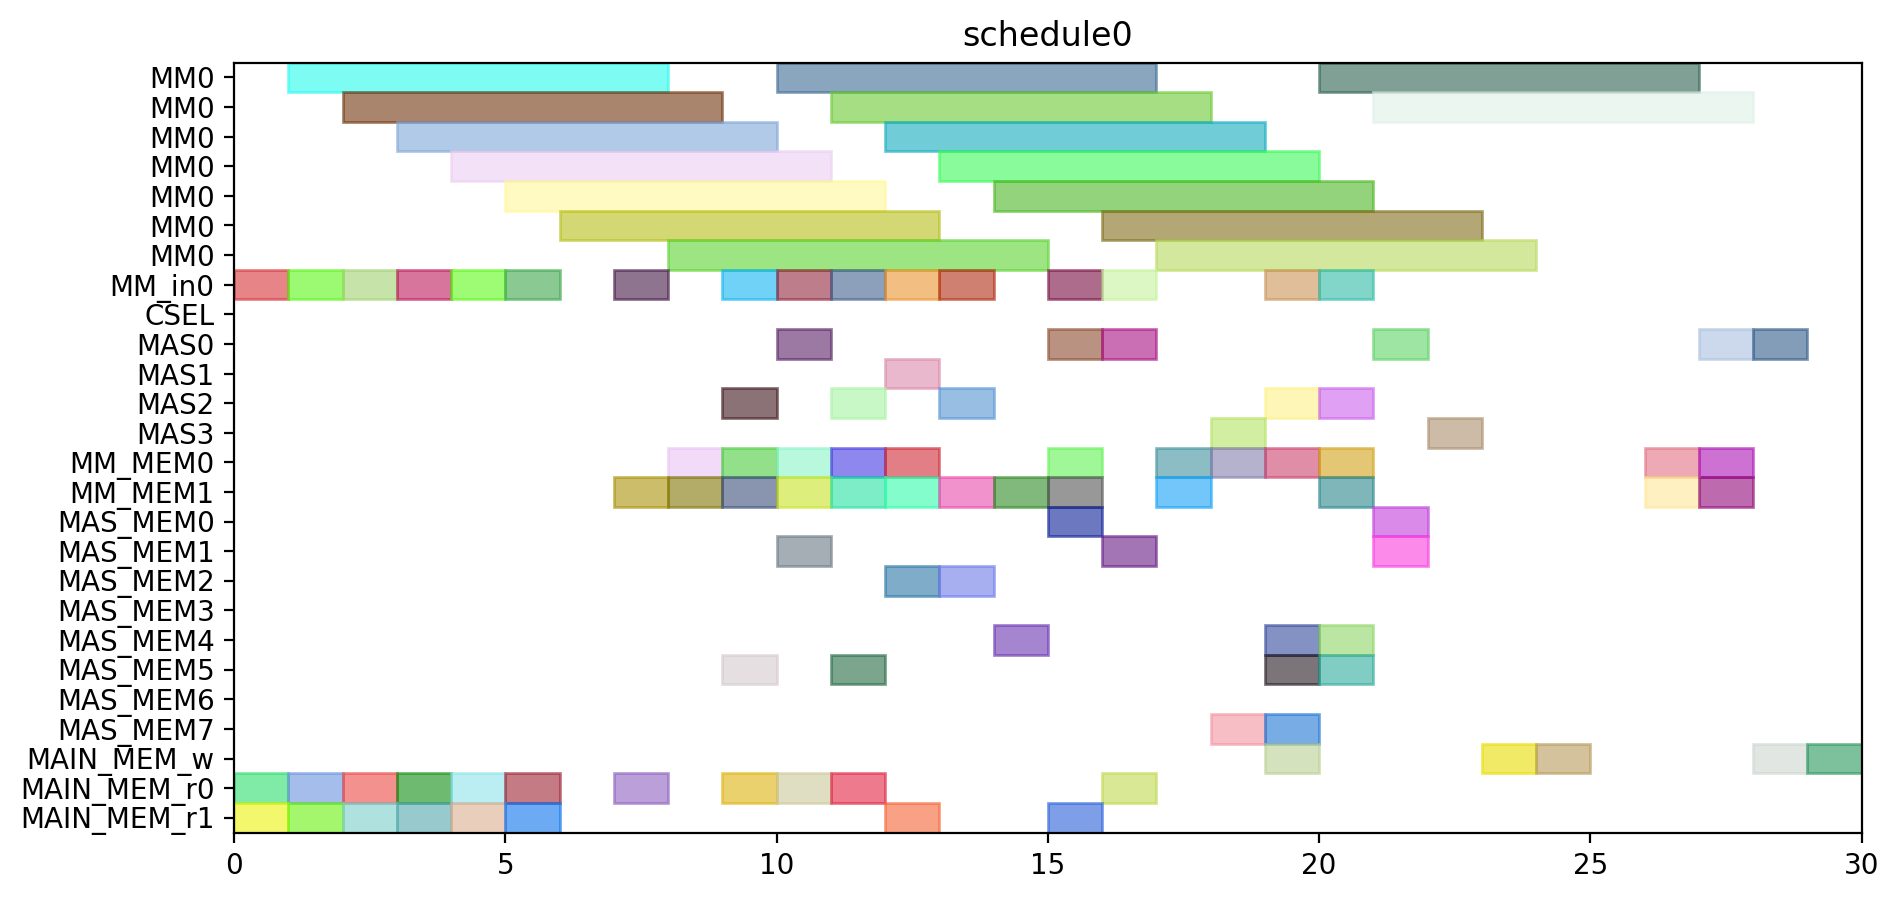

This figure's Python source:
from pyschedule import Scenario, solvers, plotters, alt


def solve():
	horizon = 120
	S = Scenario("schedule0", horizon=horizon)

	# resource
	MM = S.Resources('MM', num=1, size=7)
	MM_in = S.Resources('MM_in', num=1)
	CSEL = S.Resource('CSEL')
	MAS = S.Resources('MAS', num=4, size=1, periods=range(1, horizon))
	MM_MEM = S.Resources('MM_MEM', num=2)
	MAS_MEM = S.Resources('MAS_MEM', num=8)
	MAIN_MEM_w = S.Resource('MAIN_MEM_w', size=1)
	MAIN_MEM_r = S.Resources('MAIN_MEM_r', num=2)

	# result of previous scheduling

	# new tasks
	t0 = S.Task('t0', length=7, delay_cost=1)
	t0 += alt(MM)
	t0_in = S.Task('t0_in', length=1, delay_cost=1)
	t0_in += alt(MM_in)
	S += t0_in*MM_in[0]<=t0*MM[0]
	t0_mem0 = S.Task('t0_mem0', length=1, delay_cost=1)
	t0_mem0 += MAIN_MEM_r[0]
	S += t0_mem0 <= t0

	t0_mem1 = S.Task('t0_mem1', length=1, delay_cost=1)
	t0_mem1 += MAIN_MEM_r[1]
	S += t0_mem1 <= t0

	t1 = S.Task('t1', length=7, delay_cost=1)
	t1 += alt(MM)
	t1_in = S.Task('t1_in', length=1, delay_cost=1)
	t1_in += alt(MM_in)
	S += t1_in*MM_in[0]<=t1*MM[0]
	t1_mem0 = S.Task('t1_mem0', length=1, delay_cost=1)
	t1_mem0 += MAIN_MEM_r[0]
	S += t1_mem0 <= t1

	t1_mem1 = S.Task('t1_mem1', length=1, delay_cost=1)
	t1_mem1 += MAIN_MEM_r[1]
	S += t1_mem1 <= t1

	t2 = S.Task('t2', length=7, delay_cost=1)
	t2 += alt(MM)
	t2_in = S.Task('t2_in', length=1, delay_cost=1)
	t2_in += alt(MM_in)
	S += t2_in*MM_in[0]<=t2*MM[0]
	t2_mem0 = S.Task('t2_mem0', length=1, delay_cost=1)
	t2_mem0 += MAIN_MEM_r[0]
	S += t2_mem0 <= t2

	t2_mem1 = S.Task('t2_mem1', length=1, delay_cost=1)
	t2_mem1 += MAIN_MEM_r[1]
	S += t2_mem1 <= t2

	t3 = S.Task('t3', length=7, delay_cost=1)
	t3 += alt(MM)
	t3_in = S.Task('t3_in', length=1, delay_cost=1)
	t3_in += alt(MM_in)
	S += t3_in*MM_in[0]<=t3*MM[0]
	t3_mem0 = S.Task('t3_mem0', length=1, delay_cost=1)
	t3_mem0 += MAIN_MEM_r[0]
	S += t3_mem0 <= t3

	t3_mem1 = S.Task('t3_mem1', length=1, delay_cost=1)
	t3_mem1 += MAIN_MEM_r[1]
	S += t3_mem1 <= t3

	t5 = S.Task('t5', length=7, delay_cost=1)
	t5 += alt(MM)
	t5_in = S.Task('t5_in', length=1, delay_cost=1)
	t5_in += alt(MM_in)
	S += t5_in*MM_in[0]<=t5*MM[0]
	t5_mem0 = S.Task('t5_mem0', length=1, delay_cost=1)
	t5_mem0 += MAIN_MEM_r[0]
	S += t5_mem0 <= t5

	t5_mem1 = S.Task('t5_mem1', length=1, delay_cost=1)
	t5_mem1 += MAIN_MEM_r[1]
	S += t5_mem1 <= t5

	t23 = S.Task('t23', length=7, delay_cost=1)
	t23 += alt(MM)
	t23_in = S.Task('t23_in', length=1, delay_cost=1)
	t23_in += alt(MM_in)
	S += t23_in*MM_in[0]<=t23*MM[0]
	t23_mem0 = S.Task('t23_mem0', length=1, delay_cost=1)
	t23_mem0 += MAIN_MEM_r[0]
	S += t23_mem0 <= t23

	t23_mem1 = S.Task('t23_mem1', length=1, delay_cost=1)
	t23_mem1 += MAIN_MEM_r[1]
	S += t23_mem1 <= t23

	t4 = S.Task('t4', length=1, delay_cost=1)
	t4 += alt(MAS)
	t4_mem0 = S.Task('t4_mem0', length=1, delay_cost=1)
	t4_mem0 += alt(MM_MEM)
	S += (t3*MM[0])-1 < t4_mem0*MM_MEM[0]
	S += t4_mem0 <= t4

	t4_mem1 = S.Task('t4_mem1', length=1, delay_cost=1)
	t4_mem1 += alt(MM_MEM)
	S += (t3*MM[0])-1 < t4_mem1*MM_MEM[1]
	S += t4_mem1 <= t4

	t6 = S.Task('t6', length=1, delay_cost=1)
	t6 += alt(MAS)
	t6_mem0 = S.Task('t6_mem0', length=1, delay_cost=1)
	t6_mem0 += alt(MM_MEM)
	S += (t5*MM[0])-1 < t6_mem0*MM_MEM[0]
	S += t6_mem0 <= t6

	t6_mem1 = S.Task('t6_mem1', length=1, delay_cost=1)
	t6_mem1 += alt(MM_MEM)
	S += (t5*MM[0])-1 < t6_mem1*MM_MEM[1]
	S += t6_mem1 <= t6

	t8 = S.Task('t8', length=7, delay_cost=1)
	t8 += alt(MM)
	t8_in = S.Task('t8_in', length=1, delay_cost=1)
	t8_in += alt(MM_in)
	S += t8_in*MM_in[0]<=t8*MM[0]
	t8_mem0 = S.Task('t8_mem0', length=1, delay_cost=1)
	t8_mem0 += MAIN_MEM_r[0]
	S += t8_mem0 <= t8

	t8_mem1 = S.Task('t8_mem1', length=1, delay_cost=1)
	t8_mem1 += alt(MM_MEM)
	S += (t2*MM[0])-1 < t8_mem1*MM_MEM[1]
	S += t8_mem1 <= t8

	t15 = S.Task('t15', length=7, delay_cost=1)
	t15 += alt(MM)
	t15_in = S.Task('t15_in', length=1, delay_cost=1)
	t15_in += alt(MM_in)
	S += t15_in*MM_in[0]<=t15*MM[0]
	t15_mem0 = S.Task('t15_mem0', length=1, delay_cost=1)
	t15_mem0 += MAIN_MEM_r[0]
	S += t15_mem0 <= t15

	t15_mem1 = S.Task('t15_mem1', length=1, delay_cost=1)
	t15_mem1 += alt(MM_MEM)
	S += (t2*MM[0])-1 < t15_mem1*MM_MEM[1]
	S += t15_mem1 <= t15

	t19 = S.Task('t19', length=1, delay_cost=1)
	t19 += alt(MAS)
	t19_mem0 = S.Task('t19_mem0', length=1, delay_cost=1)
	t19_mem0 += alt(MM_MEM)
	S += (t0*MM[0])-1 < t19_mem0*MM_MEM[0]
	S += t19_mem0 <= t19

	t19_mem1 = S.Task('t19_mem1', length=1, delay_cost=1)
	t19_mem1 += alt(MM_MEM)
	S += (t0*MM[0])-1 < t19_mem1*MM_MEM[1]
	S += t19_mem1 <= t19

	t24 = S.Task('t24', length=1, delay_cost=1)
	t24 += alt(MAS)
	t24_mem0 = S.Task('t24_mem0', length=1, delay_cost=1)
	t24_mem0 += alt(MM_MEM)
	S += (t23*MM[0])-1 < t24_mem0*MM_MEM[0]
	S += t24_mem0 <= t24

	t24_mem1 = S.Task('t24_mem1', length=1, delay_cost=1)
	t24_mem1 += alt(MM_MEM)
	S += (t23*MM[0])-1 < t24_mem1*MM_MEM[1]
	S += t24_mem1 <= t24

	t7 = S.Task('t7', length=7, delay_cost=1)
	t7 += alt(MM)
	t7_in = S.Task('t7_in', length=1, delay_cost=1)
	t7_in += alt(MM_in)
	S += t7_in*MM_in[0]<=t7*MM[0]
	t7_mem0 = S.Task('t7_mem0', length=1, delay_cost=1)
	t7_mem0 += MAIN_MEM_r[0]
	S += t7_mem0 <= t7

	t7_mem1 = S.Task('t7_mem1', length=1, delay_cost=1)
	t7_mem1 += alt(MAS_MEM)
	S += (t6*MAS[0])-1 < t7_mem1*MAS_MEM[1]
	S += (t6*MAS[1])-1 < t7_mem1*MAS_MEM[3]
	S += (t6*MAS[2])-1 < t7_mem1*MAS_MEM[5]
	S += (t6*MAS[3])-1 < t7_mem1*MAS_MEM[7]
	S += t7_mem1 <= t7

	t14 = S.Task('t14', length=7, delay_cost=1)
	t14 += alt(MM)
	t14_in = S.Task('t14_in', length=1, delay_cost=1)
	t14_in += alt(MM_in)
	S += t14_in*MM_in[0]<=t14*MM[0]
	S += 0<t14

	t14_w = S.Task('t14_w', length=1, delay_cost=1)
	t14_w += alt(MAIN_MEM_w)
	S += t14 <= t14_w

	t14_mem0 = S.Task('t14_mem0', length=1, delay_cost=1)
	t14_mem0 += MAIN_MEM_r[0]
	S += t14_mem0 <= t14

	t14_mem1 = S.Task('t14_mem1', length=1, delay_cost=1)
	t14_mem1 += alt(MAS_MEM)
	S += (t6*MAS[0])-1 < t14_mem1*MAS_MEM[1]
	S += (t6*MAS[1])-1 < t14_mem1*MAS_MEM[3]
	S += (t6*MAS[2])-1 < t14_mem1*MAS_MEM[5]
	S += (t6*MAS[3])-1 < t14_mem1*MAS_MEM[7]
	S += t14_mem1 <= t14

	t16 = S.Task('t16', length=1, delay_cost=1)
	t16 += alt(MAS)
	t16_mem0 = S.Task('t16_mem0', length=1, delay_cost=1)
	t16_mem0 += alt(MM_MEM)
	S += (t0*MM[0])-1 < t16_mem0*MM_MEM[0]
	S += t16_mem0 <= t16

	t16_mem1 = S.Task('t16_mem1', length=1, delay_cost=1)
	t16_mem1 += alt(MM_MEM)
	S += (t15*MM[0])-1 < t16_mem1*MM_MEM[1]
	S += t16_mem1 <= t16

	t20 = S.Task('t20', length=1, delay_cost=1)
	t20 += alt(MAS)
	t20_mem0 = S.Task('t20_mem0', length=1, delay_cost=1)
	t20_mem0 += alt(MM_MEM)
	S += (t0*MM[0])-1 < t20_mem0*MM_MEM[0]
	S += t20_mem0 <= t20

	t20_mem1 = S.Task('t20_mem1', length=1, delay_cost=1)
	t20_mem1 += alt(MAS_MEM)
	S += (t19*MAS[0])-1 < t20_mem1*MAS_MEM[1]
	S += (t19*MAS[1])-1 < t20_mem1*MAS_MEM[3]
	S += (t19*MAS[2])-1 < t20_mem1*MAS_MEM[5]
	S += (t19*MAS[3])-1 < t20_mem1*MAS_MEM[7]
	S += t20_mem1 <= t20

	t25 = S.Task('t25', length=7, delay_cost=1)
	t25 += alt(MM)
	t25_in = S.Task('t25_in', length=1, delay_cost=1)
	t25_in += alt(MM_in)
	S += t25_in*MM_in[0]<=t25*MM[0]
	t25_mem0 = S.Task('t25_mem0', length=1, delay_cost=1)
	t25_mem0 += alt(MAS_MEM)
	S += (t24*MAS[0])-1 < t25_mem0*MAS_MEM[0]
	S += (t24*MAS[1])-1 < t25_mem0*MAS_MEM[2]
	S += (t24*MAS[2])-1 < t25_mem0*MAS_MEM[4]
	S += (t24*MAS[3])-1 < t25_mem0*MAS_MEM[6]
	S += t25_mem0 <= t25

	t25_mem1 = S.Task('t25_mem1', length=1, delay_cost=1)
	t25_mem1 += MAIN_MEM_r[1]
	S += t25_mem1 <= t25

	t26 = S.Task('t26', length=7, delay_cost=1)
	t26 += alt(MM)
	t26_in = S.Task('t26_in', length=1, delay_cost=1)
	t26_in += alt(MM_in)
	S += t26_in*MM_in[0]<=t26*MM[0]
	t26_mem0 = S.Task('t26_mem0', length=1, delay_cost=1)
	t26_mem0 += alt(MAS_MEM)
	S += (t24*MAS[0])-1 < t26_mem0*MAS_MEM[0]
	S += (t24*MAS[1])-1 < t26_mem0*MAS_MEM[2]
	S += (t24*MAS[2])-1 < t26_mem0*MAS_MEM[4]
	S += (t24*MAS[3])-1 < t26_mem0*MAS_MEM[6]
	S += t26_mem0 <= t26

	t26_mem1 = S.Task('t26_mem1', length=1, delay_cost=1)
	t26_mem1 += alt(MM_MEM)
	S += (t1*MM[0])-1 < t26_mem1*MM_MEM[1]
	S += t26_mem1 <= t26

	t9 = S.Task('t9', length=1, delay_cost=1)
	t9 += alt(MAS)
	t9_mem0 = S.Task('t9_mem0', length=1, delay_cost=1)
	t9_mem0 += alt(MM_MEM)
	S += (t7*MM[0])-1 < t9_mem0*MM_MEM[0]
	S += t9_mem0 <= t9

	t9_mem1 = S.Task('t9_mem1', length=1, delay_cost=1)
	t9_mem1 += alt(MM_MEM)
	S += (t8*MM[0])-1 < t9_mem1*MM_MEM[1]
	S += t9_mem1 <= t9

	t17 = S.Task('t17', length=7, delay_cost=1)
	t17 += alt(MM)
	t17_in = S.Task('t17_in', length=1, delay_cost=1)
	t17_in += alt(MM_in)
	S += t17_in*MM_in[0]<=t17*MM[0]
	S += 0<t17

	t17_w = S.Task('t17_w', length=1, delay_cost=1)
	t17_w += alt(MAIN_MEM_w)
	S += t17 <= t17_w

	t17_mem0 = S.Task('t17_mem0', length=1, delay_cost=1)
	t17_mem0 += MAIN_MEM_r[0]
	S += t17_mem0 <= t17

	t17_mem1 = S.Task('t17_mem1', length=1, delay_cost=1)
	t17_mem1 += alt(MAS_MEM)
	S += (t16*MAS[0])-1 < t17_mem1*MAS_MEM[1]
	S += (t16*MAS[1])-1 < t17_mem1*MAS_MEM[3]
	S += (t16*MAS[2])-1 < t17_mem1*MAS_MEM[5]
	S += (t16*MAS[3])-1 < t17_mem1*MAS_MEM[7]
	S += t17_mem1 <= t17

	t21 = S.Task('t21', length=1, delay_cost=1)
	t21 += alt(MAS)
	t21_mem0 = S.Task('t21_mem0', length=1, delay_cost=1)
	t21_mem0 += alt(MAS_MEM)
	S += (t20*MAS[0])-1 < t21_mem0*MAS_MEM[0]
	S += (t20*MAS[1])-1 < t21_mem0*MAS_MEM[2]
	S += (t20*MAS[2])-1 < t21_mem0*MAS_MEM[4]
	S += (t20*MAS[3])-1 < t21_mem0*MAS_MEM[6]
	S += t21_mem0 <= t21

	t21_mem1 = S.Task('t21_mem1', length=1, delay_cost=1)
	t21_mem1 += alt(MM_MEM)
	S += (t15*MM[0])-1 < t21_mem1*MM_MEM[1]
	S += t21_mem1 <= t21

	t27 = S.Task('t27', length=1, delay_cost=1)
	t27 += alt(MAS)
	t27_mem0 = S.Task('t27_mem0', length=1, delay_cost=1)
	t27_mem0 += alt(MM_MEM)
	S += (t26*MM[0])-1 < t27_mem0*MM_MEM[0]
	S += t27_mem0 <= t27

	t27_mem1 = S.Task('t27_mem1', length=1, delay_cost=1)
	t27_mem1 += alt(MM_MEM)
	S += (t26*MM[0])-1 < t27_mem1*MM_MEM[1]
	S += t27_mem1 <= t27

	t10 = S.Task('t10', length=1, delay_cost=1)
	t10 += alt(MAS)
	t10_mem0 = S.Task('t10_mem0', length=1, delay_cost=1)
	t10_mem0 += alt(MM_MEM)
	S += (t1*MM[0])-1 < t10_mem0*MM_MEM[0]
	S += t10_mem0 <= t10

	t10_mem1 = S.Task('t10_mem1', length=1, delay_cost=1)
	t10_mem1 += alt(MAS_MEM)
	S += (t9*MAS[0])-1 < t10_mem1*MAS_MEM[1]
	S += (t9*MAS[1])-1 < t10_mem1*MAS_MEM[3]
	S += (t9*MAS[2])-1 < t10_mem1*MAS_MEM[5]
	S += (t9*MAS[3])-1 < t10_mem1*MAS_MEM[7]
	S += t10_mem1 <= t10

	t11 = S.Task('t11', length=1, delay_cost=1)
	t11 += alt(MAS)
	t11_mem0 = S.Task('t11_mem0', length=1, delay_cost=1)
	t11_mem0 += alt(MM_MEM)
	S += (t1*MM[0])-1 < t11_mem0*MM_MEM[0]
	S += t11_mem0 <= t11

	t11_mem1 = S.Task('t11_mem1', length=1, delay_cost=1)
	t11_mem1 += alt(MAS_MEM)
	S += (t9*MAS[0])-1 < t11_mem1*MAS_MEM[1]
	S += (t9*MAS[1])-1 < t11_mem1*MAS_MEM[3]
	S += (t9*MAS[2])-1 < t11_mem1*MAS_MEM[5]
	S += (t9*MAS[3])-1 < t11_mem1*MAS_MEM[7]
	S += t11_mem1 <= t11

	t22 = S.Task('t22', length=7, delay_cost=1)
	t22 += alt(MM)
	t22_in = S.Task('t22_in', length=1, delay_cost=1)
	t22_in += alt(MM_in)
	S += t22_in*MM_in[0]<=t22*MM[0]
	t22_mem0 = S.Task('t22_mem0', length=1, delay_cost=1)
	t22_mem0 += alt(MAS_MEM)
	S += (t21*MAS[0])-1 < t22_mem0*MAS_MEM[0]
	S += (t21*MAS[1])-1 < t22_mem0*MAS_MEM[2]
	S += (t21*MAS[2])-1 < t22_mem0*MAS_MEM[4]
	S += (t21*MAS[3])-1 < t22_mem0*MAS_MEM[6]
	S += t22_mem0 <= t22

	t22_mem1 = S.Task('t22_mem1', length=1, delay_cost=1)
	t22_mem1 += MAIN_MEM_r[1]
	S += t22_mem1 <= t22

	new_PZ = S.Task('new_PZ', length=1, delay_cost=1)
	new_PZ += alt(MAS)
	S += 0<new_PZ

	new_PZ_w = S.Task('new_PZ_w', length=1, delay_cost=1)
	new_PZ_w += alt(MAIN_MEM_w)
	S += new_PZ <= new_PZ_w

	new_PZ_mem0 = S.Task('new_PZ_mem0', length=1, delay_cost=1)
	new_PZ_mem0 += alt(MAS_MEM)
	S += (t27*MAS[0])-1 < new_PZ_mem0*MAS_MEM[0]
	S += (t27*MAS[1])-1 < new_PZ_mem0*MAS_MEM[2]
	S += (t27*MAS[2])-1 < new_PZ_mem0*MAS_MEM[4]
	S += (t27*MAS[3])-1 < new_PZ_mem0*MAS_MEM[6]
	S += new_PZ_mem0 <= new_PZ

	new_PZ_mem1 = S.Task('new_PZ_mem1', length=1, delay_cost=1)
	new_PZ_mem1 += alt(MAS_MEM)
	S += (t27*MAS[0])-1 < new_PZ_mem1*MAS_MEM[1]
	S += (t27*MAS[1])-1 < new_PZ_mem1*MAS_MEM[3]
	S += (t27*MAS[2])-1 < new_PZ_mem1*MAS_MEM[5]
	S += (t27*MAS[3])-1 < new_PZ_mem1*MAS_MEM[7]
	S += new_PZ_mem1 <= new_PZ

	t12 = S.Task('t12', length=7, delay_cost=1)
	t12 += alt(MM)
	t12_in = S.Task('t12_in', length=1, delay_cost=1)
	t12_in += alt(MM_in)
	S += t12_in*MM_in[0]<=t12*MM[0]
	t12_mem0 = S.Task('t12_mem0', length=1, delay_cost=1)
	t12_mem0 += alt(MAS_MEM)
	S += (t10*MAS[0])-1 < t12_mem0*MAS_MEM[0]
	S += (t10*MAS[1])-1 < t12_mem0*MAS_MEM[2]
	S += (t10*MAS[2])-1 < t12_mem0*MAS_MEM[4]
	S += (t10*MAS[3])-1 < t12_mem0*MAS_MEM[6]
	S += t12_mem0 <= t12

	t12_mem1 = S.Task('t12_mem1', length=1, delay_cost=1)
	t12_mem1 += alt(MAS_MEM)
	S += (t11*MAS[0])-1 < t12_mem1*MAS_MEM[1]
	S += (t11*MAS[1])-1 < t12_mem1*MAS_MEM[3]
	S += (t11*MAS[2])-1 < t12_mem1*MAS_MEM[5]
	S += (t11*MAS[3])-1 < t12_mem1*MAS_MEM[7]
	S += t12_mem1 <= t12

	t13 = S.Task('t13', length=7, delay_cost=1)
	t13 += alt(MM)
	t13_in = S.Task('t13_in', length=1, delay_cost=1)
	t13_in += alt(MM_in)
	S += t13_in*MM_in[0]<=t13*MM[0]
	t13_mem0 = S.Task('t13_mem0', length=1, delay_cost=1)
	t13_mem0 += alt(MAS_MEM)
	S += (t4*MAS[0])-1 < t13_mem0*MAS_MEM[0]
	S += (t4*MAS[1])-1 < t13_mem0*MAS_MEM[2]
	S += (t4*MAS[2])-1 < t13_mem0*MAS_MEM[4]
	S += (t4*MAS[3])-1 < t13_mem0*MAS_MEM[6]
	S += t13_mem0 <= t13

	t13_mem1 = S.Task('t13_mem1', length=1, delay_cost=1)
	t13_mem1 += alt(MAS_MEM)
	S += (t10*MAS[0])-1 < t13_mem1*MAS_MEM[1]
	S += (t10*MAS[1])-1 < t13_mem1*MAS_MEM[3]
	S += (t10*MAS[2])-1 < t13_mem1*MAS_MEM[5]
	S += (t10*MAS[3])-1 < t13_mem1*MAS_MEM[7]
	S += t13_mem1 <= t13

	new_PY = S.Task('new_PY', length=1, delay_cost=1)
	new_PY += alt(MAS)
	S += 0<new_PY

	new_PY_w = S.Task('new_PY_w', length=1, delay_cost=1)
	new_PY_w += alt(MAIN_MEM_w)
	S += new_PY <= new_PY_w

	new_PY_mem0 = S.Task('new_PY_mem0', length=1, delay_cost=1)
	new_PY_mem0 += alt(MM_MEM)
	S += (t12*MM[0])-1 < new_PY_mem0*MM_MEM[0]
	S += new_PY_mem0 <= new_PY

	new_PY_mem1 = S.Task('new_PY_mem1', length=1, delay_cost=1)
	new_PY_mem1 += alt(MM_MEM)
	S += (t22*MM[0])-1 < new_PY_mem1*MM_MEM[1]
	S += new_PY_mem1 <= new_PY

	new_PX = S.Task('new_PX', length=1, delay_cost=1)
	new_PX += alt(MAS)
	S += 0<new_PX

	new_PX_w = S.Task('new_PX_w', length=1, delay_cost=1)
	new_PX_w += alt(MAIN_MEM_w)
	S += new_PX <= new_PX_w

	new_PX_mem0 = S.Task('new_PX_mem0', length=1, delay_cost=1)
	new_PX_mem0 += alt(MM_MEM)
	S += (t13*MM[0])-1 < new_PX_mem0*MM_MEM[0]
	S += new_PX_mem0 <= new_PX

	new_PX_mem1 = S.Task('new_PX_mem1', length=1, delay_cost=1)
	new_PX_mem1 += alt(MM_MEM)
	S += (t25*MM[0])-1 < new_PX_mem1*MM_MEM[1]
	S += new_PX_mem1 <= new_PX

	solvers.mip.solve(S,msg=1,kind='CPLEX',ratio_gap=1.01)

	solution = [['hoge']*len(S.solution()[1]) for i in range(len(S.solution()))]
	for i in range(len(S.solution())):
		for j in range(len(S.solution()[i])):
			solution[i][j]=str(S.solution()[i][j])
	print(solution)

	cycles = int(solution[-1][3])

	pic_file_name = "/home/mfukuda/ABE/multiRAM_multiMAS_16mux/scheduling_result/stage7MM1_stage1MAS4/EP_DBL_A_ANY/schedule0.png"
	if(S.solution() != []):
		plotters.matplotlib.plot(S,img_filename=pic_file_name, show_task_labels=False, fig_size=(cycles*0.25+3, 5))

	return solution
